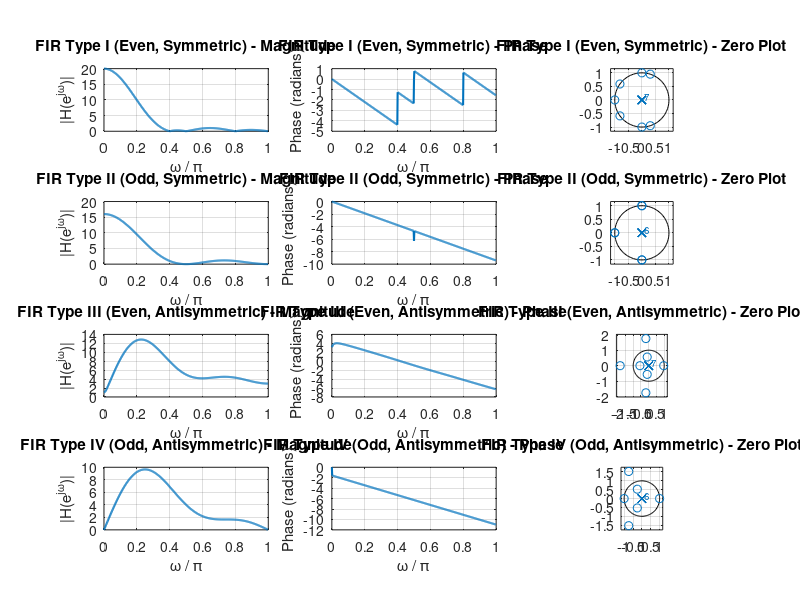

MATLAB code to generate this figure: (Note: this script raises an error after producing the figure.)
clc; clear; close all;

h1 = [1 2 3 4 4 3 2 1];     
h2 = [1 2 3 4 3 2 1];       
h3 = [-1 -2 -3 -4 3 3 2 1]; 
h4 = [-1 -2 -3 0 3 2 1];    

filters = {h1, h2, h3, h4};
titles  = {'FIR Type I (Even, Symmetric)', ...
           'FIR Type II (Odd, Symmetric)', ...
           'FIR Type III (Even, Antisymmetric)', ...
           'FIR Type IV (Odd, Antisymmetric)'};

figure('Name', 'Exercise 11 – FIR Filter Types', 'NumberTitle', 'off', 'Position', [100 100 1300 800]);

for i = 1:4
    h = filters{i};
    [H, w] = freqz(h, 1, 512);

  
    subplot(4,3,(i-1)*3 + 1);
    plot(w/pi, abs(H), 'LineWidth', 1.5);
    grid on; title([titles{i} ' - Magnitude']);
    xlabel('\omega / \pi'); ylabel('|H(e^{j\omega})|');


    subplot(4,3,(i-1)*3 + 2);
    plot(w/pi, unwrap(angle(H)), 'LineWidth', 1.5);
    grid on; title([titles{i} ' - Phase']);
    xlabel('\omega / \pi'); ylabel('Phase (radians)');


    subplot(4,3,(i-1)*3 + 3);
    zplane(h, 1);
    title([titles{i} ' - Zero Plot']);
end

sgtitle('Exercise 11 – FIR Filter Types: Magnitude, Phase, and Zero Plots');
